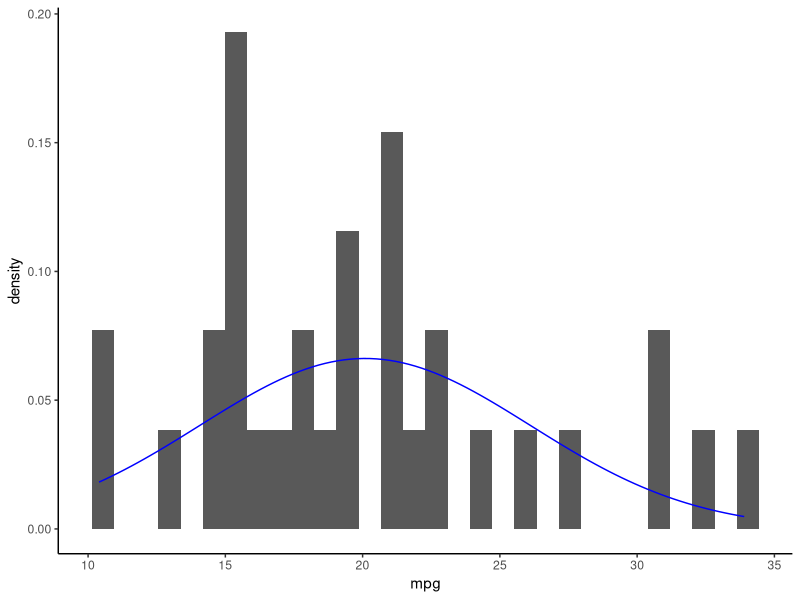
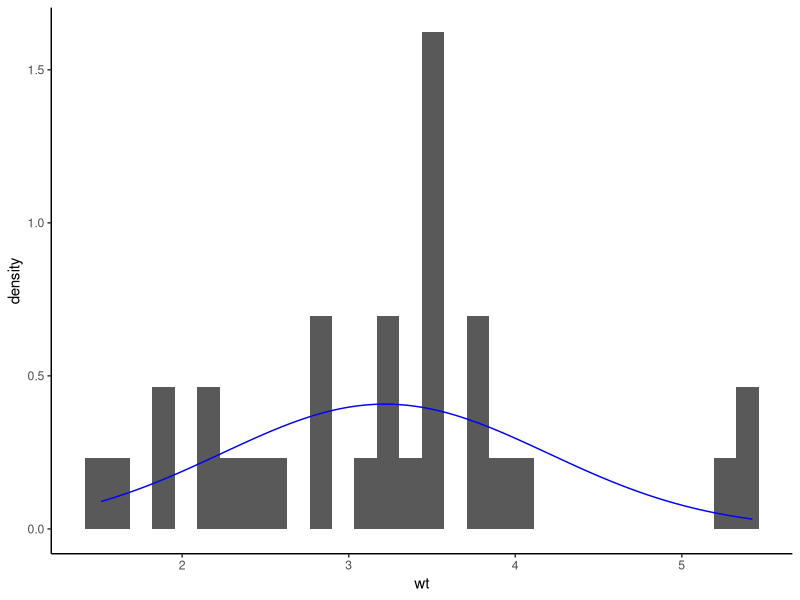

Here is the R script that generated these plots, in order:
## ---- chunk 1
library(tidyverse)
library(car)
library(psych)

data <- mtcars

print(head(data,10)) # <1>
## ---- chunk 2
#| layout-nrow: 1
ggplot(data,aes(x = mpg)) + # <1>
  geom_histogram(aes(y=after_stat(density))) + # <1>
  stat_function(fun = dnorm, # <1>
                args = list(mean = mean(data$mpg), # <1>
                            sd = sd(data$mpg)), # <1>
                col = "blue") + # <1>
  theme_classic() # <1>
## ---- chunk 3
#| layout-nrow: 2

print(psych::describe(data$mpg)) # <1>

print(shapiro.test(data$mpg)) # <2>
## ---- chunk 4
#| layout-nrow: 1
ggplot(data,aes(x = wt)) +
geom_histogram(aes(y=after_stat(density))) + 
  stat_function(fun = dnorm,
                args = list(mean = mean(data$wt),
                            sd = sd(data$wt)),
                col = "blue") + 
  theme_classic()
## ---- chunk 5
#| layout-nrow: 2
print(psych::describe(data$wt))

print(shapiro.test(data$wt))
## ---- chunk 6
corr_results <- corr.test(x = data$mpg, # <1>
          y = data$wt, # <2>
          use = "pairwise", # <3>
          method = "pearson", # <4>
          adjust = "holm") # <5>
## ---- chunk 7
print(corr_results)
## ---- chunk 8
print(corr_results$ci)
